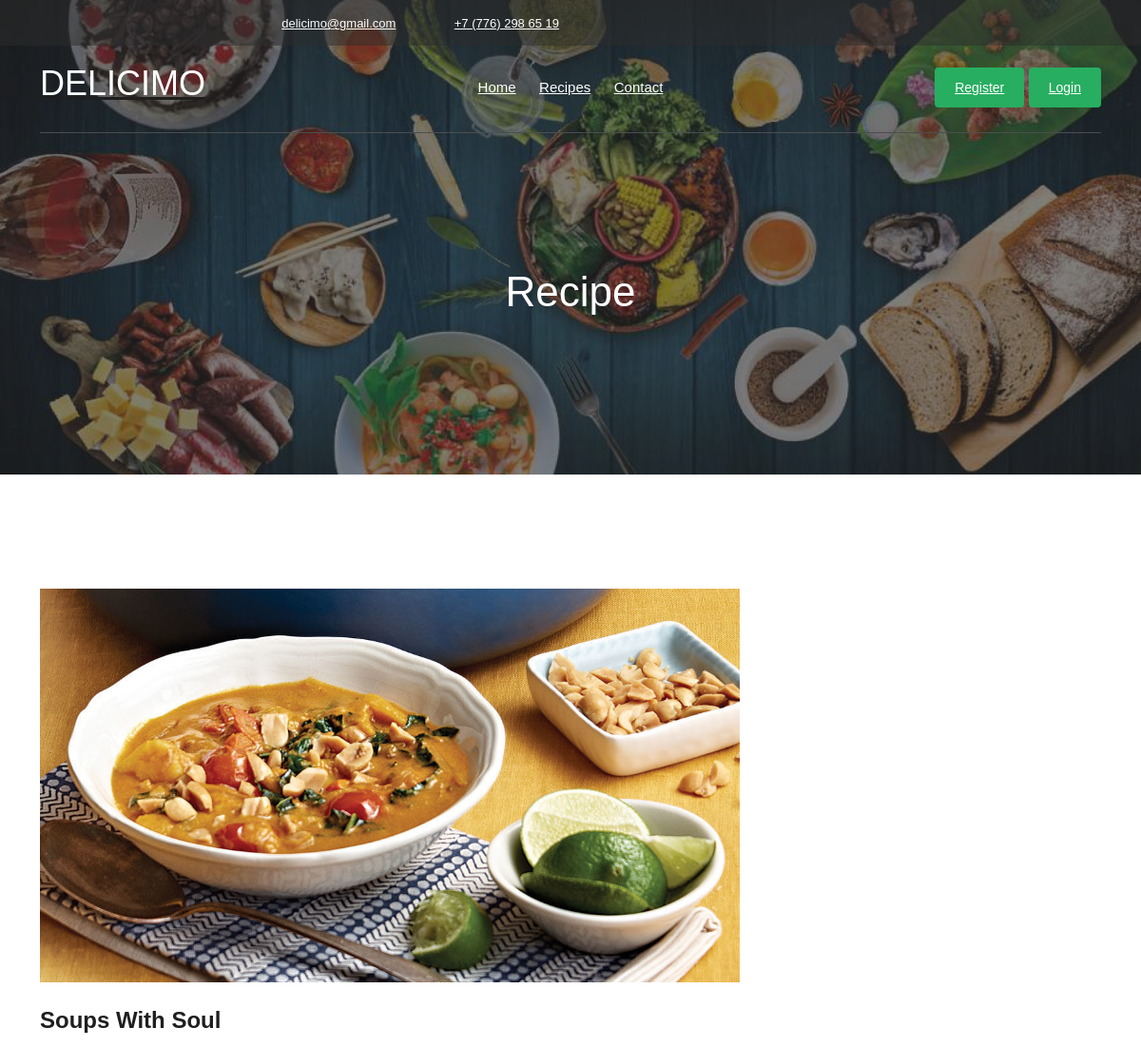
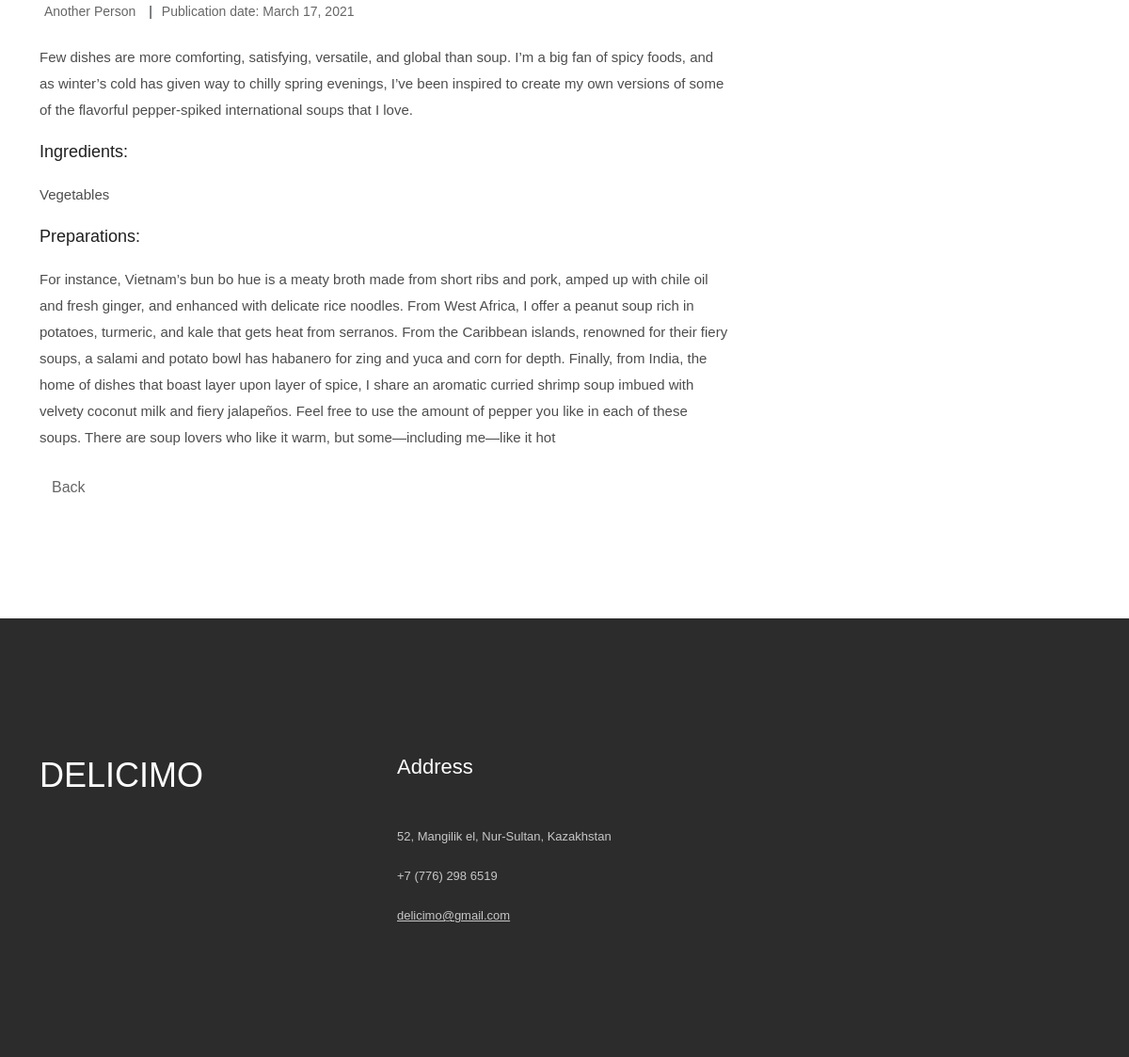
Screenshot of /recipe/2 with the database file from the repository (2 pictures, top to bottom).
### main/models.py (models this page shows, shortened)
class Recipe(models.Model):
    description = RichTextField()  # description of the recipe (Text)
    dish_name = models.CharField(max_length=255)  # name of the recipe
    author = models.ForeignKey(User, on_delete=models.CASCADE)  # foreign key to the user table
    body = RichTextField()  # body of the recipe
    ingredients = RichTextField()  # field in which all of the ingredients are described
    publication_date = models.DateField(auto_now_add=True)  # date when recipe was published
    image = models.ImageField(upload_to='images/')

### main/views.py (the view)
# urls.py: path('recipe/<int:pk>', RecipeDetailView.as_view(), name='recipe_detail'),  # page about concrete recipe
class RecipeDetailView(DetailView):
    model = Recipe
    template_name = 'recipe_details.html'

### templates/recipe_details.html (shortened to what this page needs)
{% extends 'base.html' %}
{% load static %}
{% block name %}Recipe{% endblock %}
{% block content %}
    <section class="blog_area single-post-area section-padding">
        <div class="container">
            <div class="row">
                <div class="col-lg-8 posts-list">
                    <div class="single-post">
                        <div class="feature-img">
                            <img class="img-fluid" src="{{ recipe.image.url }}">
                        </div>
                        <div class="blog_details">
                            <h2>{{ recipe.dish_name }}</h2>
                            <ul class="blog-info-link mt-3 mb-4">
                                <li><a>{{ recipe.author.first_name }} {{ recipe.author.last_name }}
                                </a></li>
                                <li><a>Publication date: {{ recipe.publication_date }}</a></li>
                            </ul>
                            <p class="excert">{{ recipe.description|safe }}</p>
                            <h4>Ingredients:</h4>
                            <p>
                                {{ recipe.ingredients|safe }}
                            </p>
                            <h4>Preparations:</h4>
                            <p>{{ recipe.body|safe }}</p>
                            <a href="{% url 'blog' %}" class="btn">Back</a>
                        </div>
                    </div>
                </div>
            </div>
        </div>
    </section>
{% endblock %}

### rows the page displays
Recipe: image (picture), dish_name "Soups With Soul", author.first_name "Another", author.last_name "Person", publication_date "March 17, 2021", description "Few dishes are more comforting, satisfying, versatile, and global than soup. I’m a big fan of spicy foods, and as winter’s cold has given way to chilly spring evenings, I’ve been inspired to create my own versions of some of the flavorful pepper-spiked international soups that I love.", ingredients "Vegetables", body "For instance, Vietnam’s bun bo hue is a meaty broth made from short ribs and pork, amped up with chile oil and fresh ginger, and enhanced with delicate rice noodles. From West Africa, I offer a peanut soup rich in potatoes, turmeric, and kale that gets heat from serranos. From the Caribbean islands, renowned for their fiery soups, a salami and potato bowl has habanero for zing and yuca and corn for depth. Finally, from India, the home of dishes that boast layer upon layer of spice, I share an aromatic curried shrimp soup imbued with velvety coconut milk and fiery jalapeños. Feel free to use the amount of pepper you like in each of these soups. There are soup lovers who like it warm, but…"
